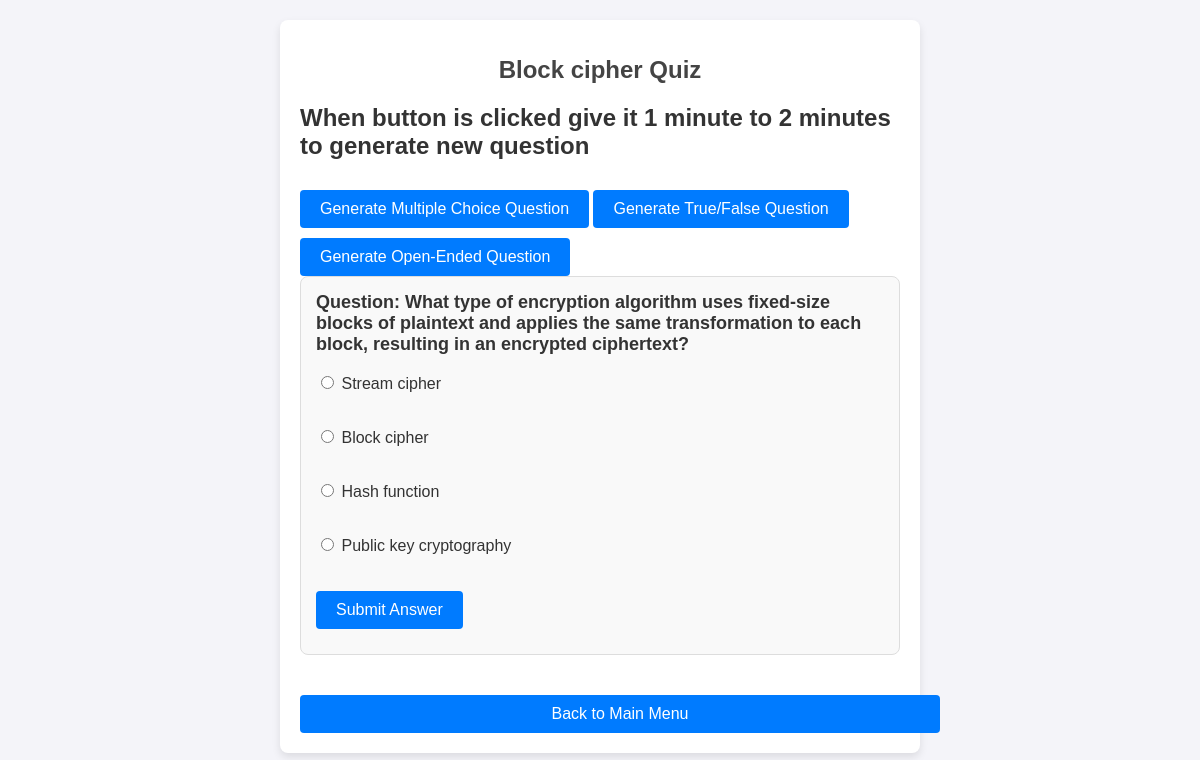
The page /quiz/focused/2/ on the database its author committed.
### home/models.py (models this page shows, shortened)
class Topic(models.Model):
    name = models.CharField(max_length=255, unique=True)

class QuizQuestion(models.Model):
    QUESTION_TYPES = [
        ('MC', 'Multiple Choice'),
        ('TF', 'True/False'),
        ('OE', 'Open-ended')
    ]
    text = models.TextField()
    question_type = models.CharField(max_length=2, choices=QUESTION_TYPES)
    topic = models.ForeignKey(Topic, related_name="questions", on_delete=models.CASCADE, null=True, blank=True)

class AnswerOption(models.Model):
    question = models.ForeignKey(QuizQuestion, related_name="options", on_delete=models.CASCADE)
    text = models.CharField(max_length=255)
    is_correct = models.BooleanField(default=False)

### home/views.py (the view)
# urls.py: path('quiz/<str:quiz_type>/', views.quiz_screen, name='quiz_screen'),
def quiz_screen(request, quiz_type, topic_id=None):
    topic_text = "general knowledge in network security"
    topic = None
    if quiz_type == 'focused' and topic_id:
        topic = get_object_or_404(Topic, id=topic_id)
        topic_text = topic.name
        questions = list(QuizQuestion.objects.filter(topic=topic)[:5])  # Adjust limit as needed
    else:
        questions = list(QuizQuestion.objects.filter(topic__isnull=True)[:5])  # Adjust limit as needed
    return render(request, 'html/quizScreen.html', {
        'questions': questions,
        'quiz_type': quiz_type,
        'topic': topic_text if topic else "General"
    })

### templates/html/quizScreen.html (shortened to what this page needs)
<!DOCTYPE html>
<html lang="en">
<head>
    {% load static %}
    <link rel="stylesheet" href="{% static 'css/quizScreen.css' %}">
</head>
<body>
    <div class="container">
        <h1>{{ topic }} Quiz</h1>
        <h2>When button is clicked give it 1 minute to 2 minutes to generate new question</h2>
        <div class="button-group">
            <button onclick="generateQuestion('MC')">Generate Multiple Choice Question</button>
            <button onclick="generateQuestion('TF')">Generate True/False Question</button>
            <button onclick="generateQuestion('OE')">Generate Open-Ended Question</button>
        </div>
        <div id="quiz-section">
            {% for question in questions %}
                <div class="question" data-question-id="{{ question.id }}">
                    <p><strong>Question:</strong> {{ question.text }}</p>
                    {% if question.question_type == 'MC' or question.question_type == 'TF' %}
                        <form class="answer-form">
                            {% for option in question.options.all %}
                                <label>
                                    <input type="radio" name="answer-{{ question.id }}" value="{{ option.id }}">
                                    {{ option.text }}
                                </label><br>
                            {% endfor %}
                            <button type="button" onclick="submitAnswer({{ question.id }})">Submit Answer</button>
                        </form>
                    {% elif question.question_type == 'OE' %}
                        <form class="answer-form">
                            <textarea name="open_ended_response" rows="3" placeholder="Type your answer here..."></textarea><br>
                            <button type="button" onclick="submitAnswer({{ question.id }})">Submit Answer</button>
                        </form>
                    {% endif %}
                    <p class="feedback" id="feedback-{{ question.id }}"></p>
                </div>
            {% endfor %}
        </div>
        <a href="{% url 'main_menu' %}" class="back-button">Back to Main Menu</a>
    </div>
</body>
</html>

### static/css/quizScreen.css (style rules this page uses)
body { font-family: Arial, sans-serif; background-color: #f4f4f9; color: #333; }
.container { max-width: 600px; margin: 20px auto; padding: 20px; background-color: #fff; border-radius: 8px; box-shadow: 0 4px 8px rgba(0, 0, 0, 0.1); }
h1 { font-size: 24px; color: #444; text-align: center; margin-bottom: 20px; }
.question { margin-bottom: 20px; padding: 15px; background-color: #f9f9f9; border-radius: 8px; border: 1px solid #ddd; }
.question p { font-size: 18px; margin: 0; padding-bottom: 10px; font-weight: bold; }
label { display: block; font-size: 16px; margin: 8px 0; cursor: pointer; }
button { margin-top: 10px; padding: 10px 20px; background-color: #007bff; color: #fff; border: none; border-radius: 4px; cursor: pointer; font-size: 16px; }
.feedback { font-weight: bold; margin-top: 10px; font-size: 16px; }
.back-button { display: inline-block; margin-top: 20px; padding: 10px 20px; background-color: #007bff; color: #fff; text-decoration: none; border-radius: 4px; text-align: center; width: 100%; }

### rows shown on the page
Topic: name "Block cipher"
QuizQuestion: text "What type of encryption algorithm uses fixed-size blocks of plaintext and applies the same transformation to each block, resulting in an encrypted ciphertext?"
AnswerOption: text "Stream cipher"
AnswerOption: text "Block cipher"
AnswerOption: text "Hash function"
AnswerOption: text "Public key cryptography"
